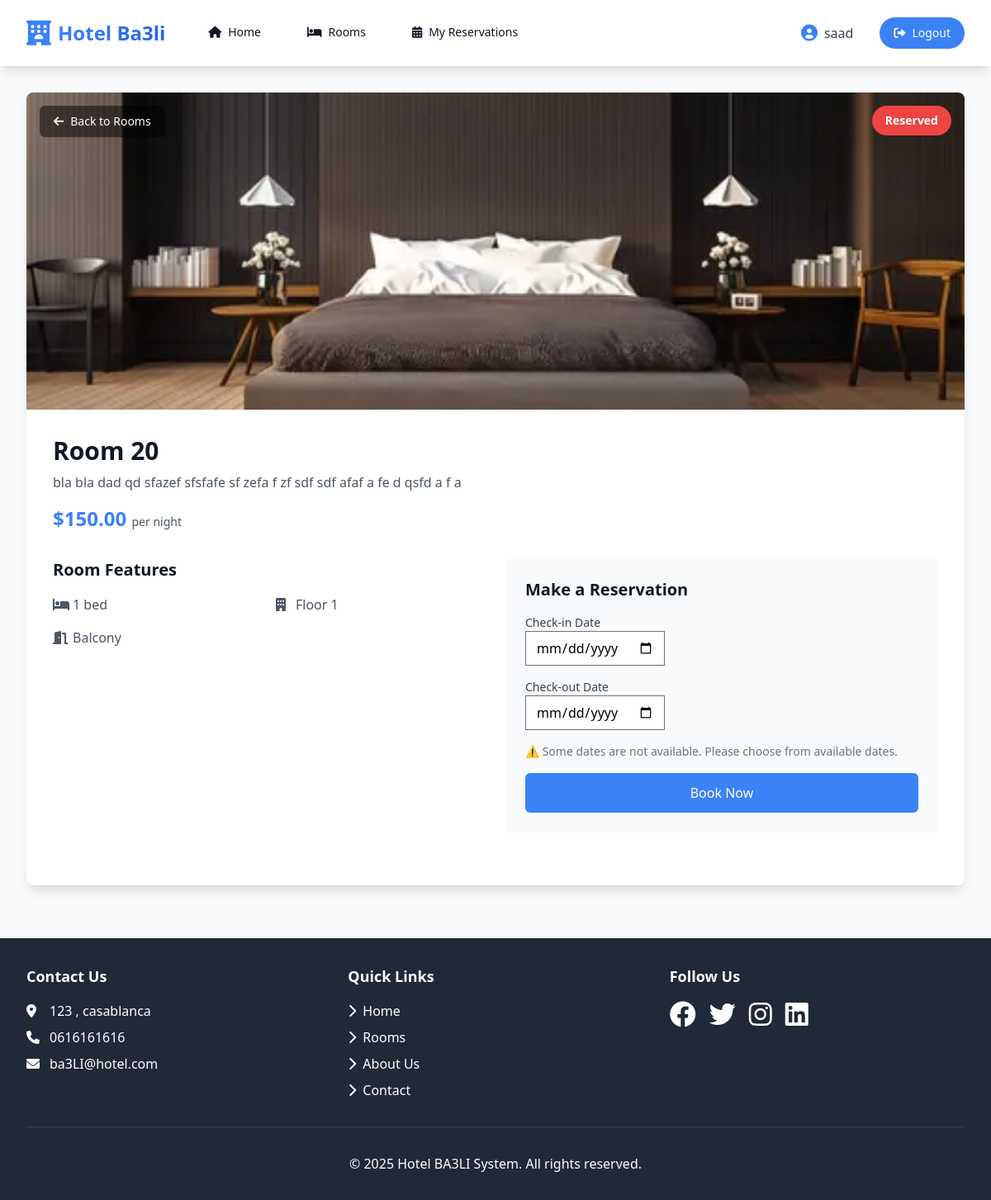
Screenshot of /room/1/ (signed in) with the database file from the repository.
### base/models.py (models this page shows, shortened)
class Room(models.Model):
    ROOM_TYPES = [
        ('single', 'Single'),
        ('double', 'Double'),
        ('suite', 'Suite'),
    ]
    room_number = models.CharField(max_length=10, unique=True)
    room_type = models.CharField(max_length=20, choices=ROOM_TYPES)
    price = models.DecimalField(max_digits=10, decimal_places=2)
    is_available = models.BooleanField(default=True)
    floor = models.IntegerField()
    description = models.TextField(blank=True, null=True)
    number_of_beds = models.IntegerField(default=1)
    has_balcony = models.BooleanField(default=False)
    has_sea_view = models.BooleanField(default=False)
    image = models.ImageField(upload_to='room_images/', blank=True, null=True)
    created_at = models.DateTimeField(auto_now_add=True)

### base/views.py (the view)
# urls.py: path('room/<int:room_id>/', RoomDetails.as_view(), name='room_detail'),
@method_decorator(login_required, name='dispatch')
class RoomDetails(View):
    def get(self, request, room_id):
        room = get_object_or_404(Room, pk=room_id)
        reservations = room.reservation_set.all()
        blocked_dates = []
        for reservation in reservations:
            current = reservation.check_in
            while current <= reservation.check_out:
                blocked_dates.append(current.strftime('%Y-%m-%d'))
                current += timedelta(days=1)
        return render(request, 'RoomDetails.html', {
            'room': room,
            'blocked_dates': blocked_dates,
            'today': datetime.today().strftime('%Y-%m-%d'),
        })

### base/templates/RoomDetails.html (shortened to what this page needs)
{% extends 'base.html' %}
{% block extra_head %}
{% load static %}
<link rel="stylesheet" href="https://cdn.jsdelivr.net/npm/flatpickr/dist/flatpickr.min.css">
{% endblock %}
{% block content %}
<div class="max-w-7xl mx-auto px-4 sm:px-6 lg:px-8 py-8">
    <div class="bg-white rounded-lg shadow-lg overflow-hidden">
        <div class="relative h-96">
            {% if room.image %}
                <img src="{{ room.image.url }}" alt="Room {{ room.room_number }}" class="w-full h-full object-cover">
            {% else %}
                <div class="w-full h-full bg-gray-200 flex items-center justify-center">
                    <i class="fas fa-bed text-6xl text-gray-400"></i>
                </div>
            {% endif %}
            <div class="absolute top-4 left-4">
                <a href="{% url 'room_list' %}" class="inline-flex items-center px-4 py-2 border border-transparent rounded-md shadow-sm text-sm font-medium text-white bg-black bg-opacity-50 hover:bg-opacity-75 focus:outline-none">
                    <i class="fas fa-arrow-left mr-2"></i>Back to Rooms
                </a>
            </div>
            {% if room.is_available %}
                <div class="absolute top-4 right-4 bg-green-500 text-white px-4 py-2 rounded-full text-sm font-semibold">
                    Available
                </div>
            {% else %}
                <div class="absolute top-4 right-4 bg-red-500 text-white px-4 py-2 rounded-full text-sm font-semibold">
                    Reserved
                </div>
            {% endif %}
        </div>
        <div class="p-8">
            <div class="mb-8">
                <h1 class="text-3xl font-bold text-gray-900">Room {{ room.room_number }}</h1>
                <p class="mt-2 text-gray-600">{{ room.description }}</p>
                <p class="mt-4 text-2xl font-bold text-primary">${{ room.price }} <span class="text-sm font-normal text-gray-600">per night</span></p>
            </div>
            <div class="grid grid-cols-1 md:grid-cols-2 gap-6 mb-8">
                <div class="space-y-4">
                    <h2 class="text-xl font-semibold text-gray-900">Room Features</h2>
                    <div class="grid grid-cols-2 gap-4">
                        <div class="flex items-center text-gray-600">
                            <i class="fas fa-bed w-6"></i>
                            <span>{{ room.number_of_beds }} bed{% if room.number_of_beds != 1 %}s{% endif %}</span>
                        </div>
                        <div class="flex items-center text-gray-600">
                            <i class="fas fa-building w-6"></i>
                            <span>Floor {{ room.floor }}</span>
                        </div>
                        {% if room.has_balcony %}
                        <div class="flex items-center text-gray-600">
                            <i class="fas fa-door-open w-6"></i>
                            <span>Balcony</span>
                        </div>
                        {% endif %}
                    </div>
                </div>
                {% if user.is_authenticated %}
                <div class="bg-gray-50 p-6 rounded-lg">
                    <h2 class="text-xl font-semibold text-gray-900 mb-4">Make a Reservation</h2>
                    <form method="post" class="space-y-4">
                        <div>
                            <label for="check_in" class="block text-sm font-medium text-gray-700">Check-in Date</label>
                            <input type="date" id="check_in" name="check_in" class="datepicker" required>
                        </div>
                        <div>
                            <label for="check_out" class="block text-sm font-medium text-gray-700">Check-out Date</label>
                           <input type="date" id="check_out" name="check_out" class="datepicker" required>
                        </div>
                        {% if blocked_dates %}
                        <div class="text-sm text-gray-500">
                            <p>⚠️ Some dates are not available. Please choose from available dates.</p>
                        </div>
                        {% endif %}
                        <button type="submit" class="w-full bg-primary text-white py-3 px-4 rounded-md hover:bg-primary-dark transition-colors">
                            Book Now
                        </button>
                    </form>
                </div>
                {% endif %}
            </div>
        </div>
    </div>
</div>
{% endblock %}

### base/templates/base.html (shortened to what this page needs)
{% load static %}
<!DOCTYPE html>
<html lang="en">
<head>
    <link rel="stylesheet" href="https://cdn.jsdelivr.net/npm/flatpickr/dist/flatpickr.min.css">
    <script src="https://cdn.tailwindcss.com?plugins=forms,typography,aspect-ratio"></script>
    <link rel="stylesheet" href="https://cdnjs.cloudflare.com/ajax/libs/font-awesome/6.0.0/css/all.min.css">
    <link rel="stylesheet" href="https://unpkg.com/aos@next/dist/aos.css" />
    {% block extra_head %}{% endblock %}
</head>
<body class="min-h-screen bg-gray-50 flex flex-col">
    <nav class="bg-white shadow-lg fixed w-full top-0 z-50 backdrop-blur-sm bg-white/90">
        <div class="max-w-7xl mx-auto px-4 sm:px-6 lg:px-8">
            <div class="flex justify-between h-20">
                <div class="flex items-center">
                    <div class="flex-shrink-0">
                        <a href="{% url 'room_list' %}" class="flex items-center space-x-2">
                            <i class="fas fa-hotel text-3xl text-primary"></i>
                            <span class="text-2xl font-bold bg-gradient-to-r from-primary to-blue-600 bg-clip-text text-transparent">
                            </span>
                        </a>
                    </div>
                    <div class="hidden md:flex md:ml-10 md:space-x-8">
                        <a href="{% url 'home' %}"
                           class="inline-flex items-center px-3 py-2 text-sm font-medium text-gray-900 hover:text-primary transition-colors duration-200 border-b-2 border-transparent hover:border-primary">
                            <i class="fas fa-home mr-2"></i> Home
                        </a>                        <a href="{% url 'room_list' %}"
                           class="inline-flex items-center px-3 py-2 text-sm font-medium text-gray-900 hover:text-primary transition-colors duration-200 border-b-2 border-transparent hover:border-primary">
                            <i class="fas fa-bed mr-2"></i> Rooms                        </a>
                        {% if user.is_authenticated %}
                        <a href="{% url 'user_reservations' %}"
                           class="inline-flex items-center px-3 py-2 text-sm font-medium text-gray-900 hover:text-primary transition-colors duration-200 border-b-2 border-transparent hover:border-primary">
                            <i class="fas fa-calendar-alt mr-2"></i> My Reservations
                        </a>
                        {% endif %}
                    </div>
                </div>
                <div class="flex items-center space-x-4">
                    {% if user.is_authenticated %}
                        <div class="hidden md:flex items-center space-x-2 mr-4">
                            <i class="fas fa-user-circle text-primary text-xl"></i>
                            <span class="text-gray-700 font-medium">{{ user.username }}</span>
                        </div>
                        <a href="{% url 'logout' %}"
                           class="inline-flex items-center px-4 py-2 border border-transparent rounded-full text-sm font-medium text-white bg-primary hover:bg-primary/90 transition-colors duration-200 shadow-sm hover:shadow-md">
                            <i class="fas fa-sign-out-alt mr-2"></i> Logout
                        </a>
                    {% endif %}
                </div>
            </div>
        </div>
    </nav>
    <div class="h-20"></div>
    <main class="flex-grow">
          {% block content %}{% endblock %}
    </main>
    <footer class="bg-gray-800 text-white mt-8">
        <div class="max-w-7xl mx-auto px-4 sm:px-6 lg:px-8 py-8">
            <div class="grid grid-cols-1 md:grid-cols-3 gap-8">
                <div>
                    <h3 class="text-lg font-semibold mb-4">Contact Us</h3>
                    <div class="space-y-2">
                        <p class="flex items-center">
                            <i class="fas fa-map-marker-alt w-5 mr-2"></i>
                            123 , casablanca
                        </p>
                        <p class="flex items-center">
                            <i class="fas fa-phone w-5 mr-2"></i>
                            0616161616
                        </p>
                        <p class="flex items-center">
                            <i class="fas fa-envelope w-5 mr-2"></i>
                            ba3LI@hotel.com
                        </p>
                    </div>
                </div>
                <div>
                    <h3 class="text-lg font-semibold mb-4">Quick Links</h3>
                    <ul class="space-y-2">
                        <li>
                            <a href="{% url 'room_list' %}" class="hover:text-gray-300">
                                <i class="fas fa-chevron-right mr-2"></i>Home
                            </a>
                        </li>
                        <li>
                            <a href="{% url 'room_list' %}" class="hover:text-gray-300">
                                <i class="fas fa-chevron-right mr-2"></i>Rooms
                            </a>
                        </li>
                        <li>
                            <a href="#" class="hover:text-gray-300">
                                <i class="fas fa-chevron-right mr-2"></i>About Us
                            </a>
                        </li>
                        <li>
                            <a href="#" class="hover:text-gray-300">
                                <i class="fas fa-chevron-right mr-2"></i>Contact
                            </a>
                        </li>
                    </ul>
                </div>
                <div>
                    <h3 class="text-lg font-semibold mb-4">Follow Us</h3>
                    <div class="flex space-x-4">
                        <a href="#" class="hover:text-gray-300">
                            <i class="fab fa-facebook fa-2x"></i>
                        </a>
                        <a href="#" class="hover:text-gray-300">
                            <i class="fab fa-twitter fa-2x"></i>
                        </a>
                        <a href="#" class="hover:text-gray-300">
                            <i class="fab fa-instagram fa-2x"></i>
                        </a>
                        <a href="#" class="hover:text-gray-300">
                            <i class="fab fa-linkedin fa-2x"></i>
                        </a>
                    </div>
                </div>
            </div>
            <div class="mt-8 pt-8 border-t border-gray-700 text-center">
                <p>&copy; {% now "Y" %} Hotel BA3LI System. All rights reserved.</p>
            </div>
        </div>
    </footer>
</body>
</html>

### rows the page displays
Room: image (picture), room_number "20", description "bla bla dad qd sfazef sfsfafe sf zefa f zf sdf sdf afaf a fe d qsfd a f a", price "150.00", number_of_beds "1", floor "1"

### other values shown
{{ user.username }} "saad"
